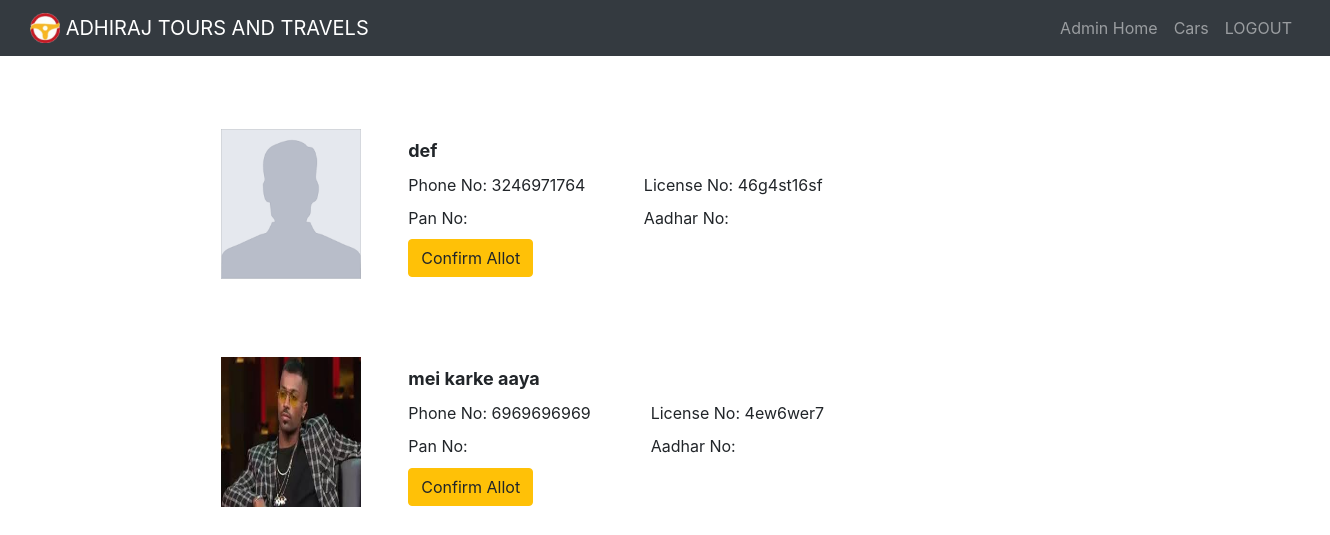
Page /driver.php on the committed database.
### tables this page shows
CREATE TABLE IF NOT EXISTS `drivers` (
  `name` varchar(40) NOT NULL,
  `phone` varchar(12) NOT NULL,
  `address` varchar(80) NOT NULL,
  `license_no` varchar(20) NOT NULL,
  `pan_no` varchar(20) DEFAULT NULL,
  `aadhar_no` varchar(20) DEFAULT NULL,
  `image` varchar(200) NOT NULL DEFAULT 'driver.png',
  `start_date` varchar(40) DEFAULT NULL,
  `end_date` varchar(40) DEFAULT NULL,
  PRIMARY KEY (`license_no`)
);

### driver.php (the view, shortened to what this page needs)
<!DOCTYPE html>
<html>
<head>
	<link rel="stylesheet" href="bootstrap-4.0.0-dist/css/bootstrap.min.css"/>
</head>
<body>
	<nav class="navbar navbar-expand-lg navbar-dark bg-dark" style="padding-left: 30px; padding-right: 30px;">
		<a class="navbar-brand" href="#">
			<img src="images/logo.png" width="30" height="30" class="d-inline-block align-top" alt="">
			ADHIRAJ TOURS AND TRAVELS
		</a>
	  <div class="collapse navbar-collapse justify-content-end" id="navbarNav">
	    <ul class="navbar-nav">
	          <li class="nav-item">
	            <a class="nav-link" href="admin.php">Admin Home</a>
	          </li>
	          <li class="nav-item">
	            <a class="nav-link" href="admin_cars.php">Cars</a>
	          </li>
	          <li class="nav-item">
	            <a class="nav-link" href="index.html">LOGOUT</a>
	          </li>
	        </ul>
	  </div>
	</nav>
	<?php
		include 'config.php';
		$curr_date = date("d-m-Y H:i");
		$sql1 = "SELECT end_date from drivers";
		$result = mysqli_query($conn, $sql1);
		if (mysqli_num_rows($result) > 0) {
		    while($row = mysqli_fetch_assoc($result)) {
		    	$end_date = $row['end_date'];
		    	if ($end_date == NULL) {
		    		continue;
		    	}
		    	if ($curr_date > $end_date) {
		    		mysqli_query($conn, "UPDATE drivers SET start_date = NULL, end_date = NULL WHERE end_date = '$end_date'");
		    	}
		    }
		}
		$sql = "SELECT * FROM drivers WHERE start_date IS NULL";
		$result = mysqli_query($conn, $sql);
		if (mysqli_num_rows($result) > 0) {
			$count = 0;
		    while($row = mysqli_fetch_assoc($result)) {
		    	$name = $row['name'];
		    	$phone = $row['phone'];
		    	$license[] = $row['license_no'];
		    	$pan = $row['pan_no'];
		    	$aadhar = $row['aadhar_no'];
		    	$image_path = $row['image'];
				echo '<div class="container" style="margin-left: 15%; margin-top: 5%; margin-bottom: 5%;">'
						.'<table style="border-collapse: separate; border-spacing: 5px; width: 60%">'
						  .'<tr>'
						    ."<td rowspan='5'><img src='images/$image_path' height='150px' width='140px'></td>"
						    .'<td>'
						    	.'<tr>'
						    		.'<td colspan="2"><b><font size="+1">' .$name .'</b></td>'
						    	.'</tr>'
						    	.'<tr>'
						    		.'<td>Phone No: ' .$phone .'</td>'
						    		.'<td>License No: ' .$license[$count] .'</td>'
						    	.'</tr>'
						    	.'<tr>'
						    		.'<td>Pan No: ' .$pan .'</td>'
						    		.'<td>Aadhar No: ' .$aadhar .'</td>'
						    	.'</tr>'
						    	.'<tr>'
						    		.'<td><button type="button" class="btn btn-warning" onclick=set_lic("'.$license[$count].'")>Confirm Allot</button></td>'
						    	.'</tr>'
						    .'</td>'
						  .'</tr>'
						.'</table>'
					.'</div>';
				$count++;
			}
		} else {
			echo "<h4>Currently No Drivers are Available.</h4>";
		}
	?>
</body>
</html>

### rows in the picture
drivers: image (picture), name "def", phone "3246971764", count "46g4st16sf"
drivers: image (picture), name "mei karke aaya", phone "6969696969", count "4ew6wer7"
